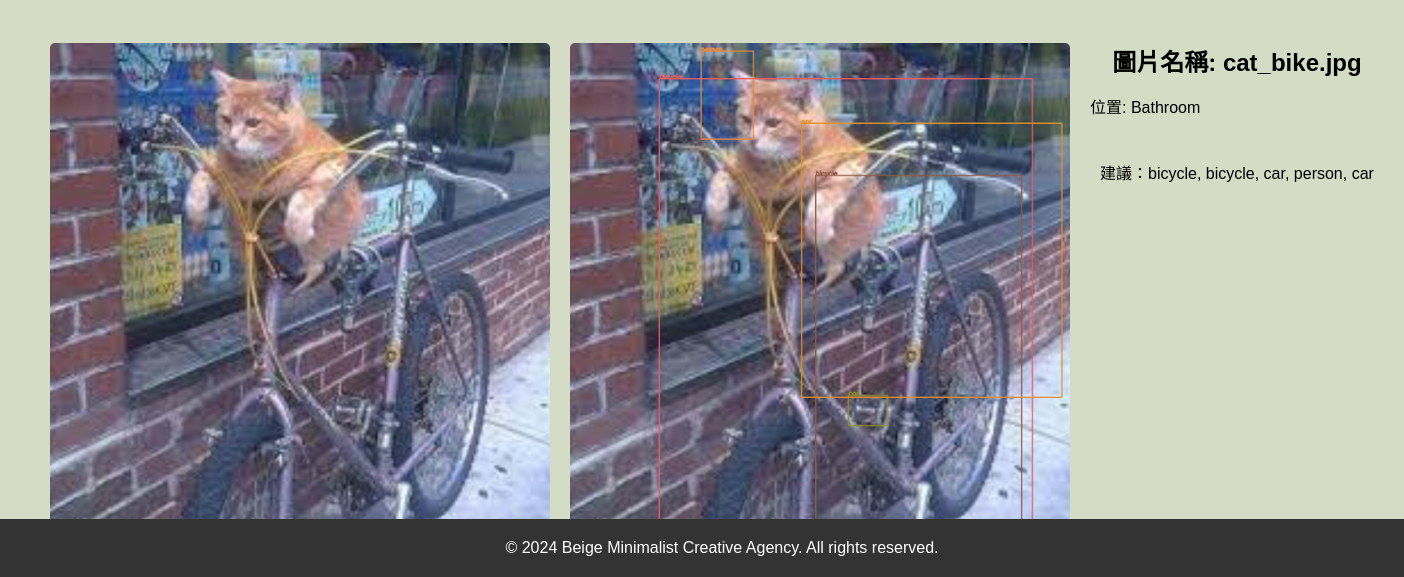
/crud/result/adam?page=2 (lower part), run on an earlier commit of the app's database.
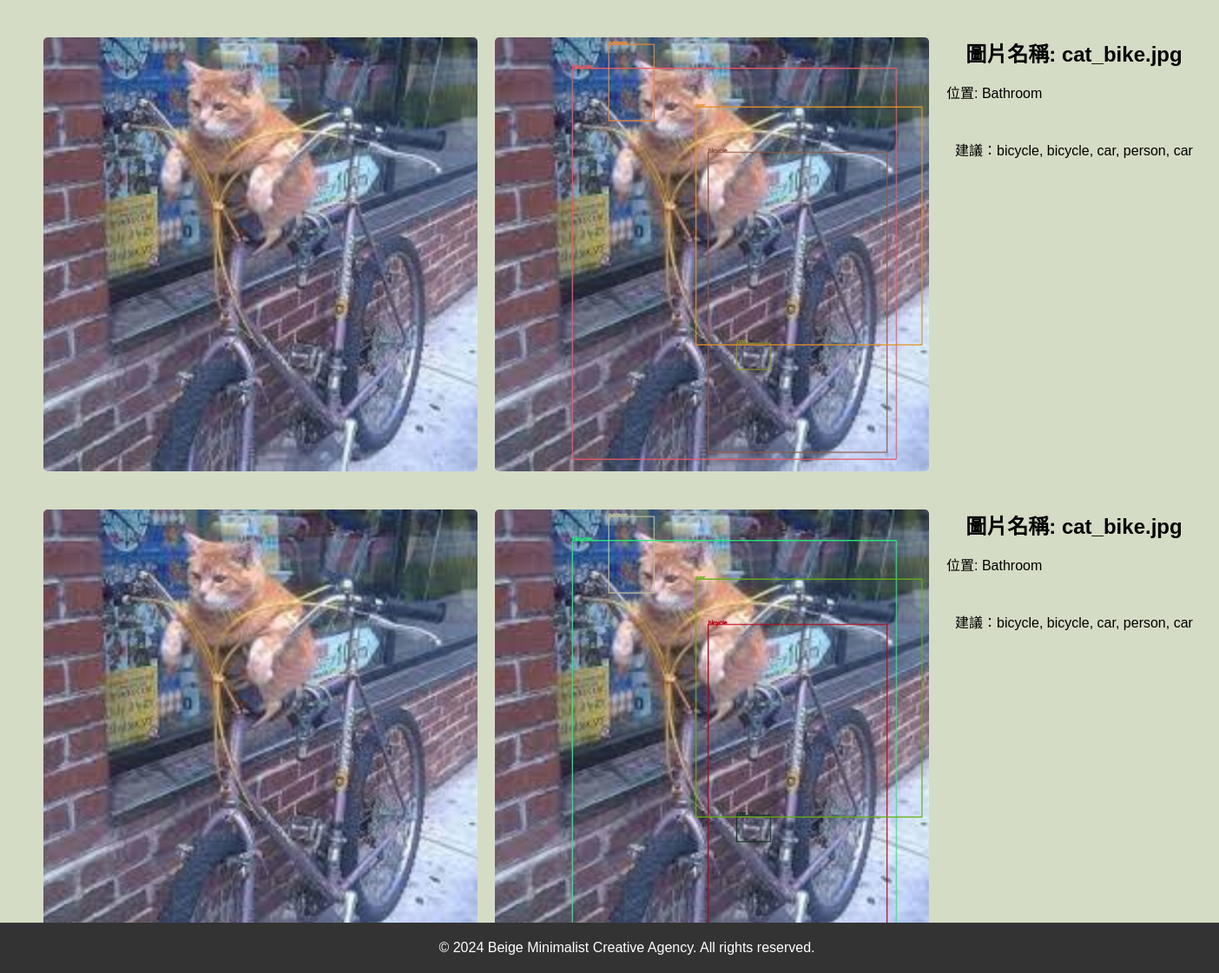
And on a later commit of the database.
### apps/crud/models.py (models this page shows, shortened)
class AnalysisResult(db.Model):
    __tablename__ = 'analysis_result'
    id = db.Column(db.Integer, primary_key=True)
    user_id = db.Column(db.Integer, db.ForeignKey('users.id', name='fk_user_id'), nullable=False)  # 與使用者關聯
    username = db.Column(db.String(255), nullable=False)  # 儲存使用者名稱
    original_image_path = db.Column(db.String(255), nullable=False)
    marked_image_path = db.Column(db.String(255), nullable=False)
    suggestions = db.Column(db.Text, nullable=False)
    location = db.Column(db.String(255), nullable=False, default='default_value')
    user = db.relationship('User', backref=db.backref('results', lazy=True))
    tags = db.relationship('ImageTag', backref='analysis_result', lazy=True)

### apps/crud/views.py (the view)
@crud.route("/result/<username>")
def results(username):
    user = User.query.filter_by(username=username).first_or_404()
    page = request.args.get('page', 1, type=int)
    results = AnalysisResult.query.filter_by(user_id=user.id).paginate(page=page, per_page=5)
    for result in results.items:
        result.original_filename = os.path.basename(result.original_image_path)
        result.marked_filename = os.path.basename(result.marked_image_path)
    return render_template("crud/results.html", results=results, user=user)

### apps/crud/templates/crud/results.html (shortened to what this page needs)
{% extends "crud/base.html" %}
{% block content %}
{% if results.items %}
    <ul>
    {% for result in results.items %}
        <div class="result-item">
            <div class="original-image">
                <img src="{{ url_for('crud.static', filename=result.original_image_path) }}" alt="原始圖片">
            </div>
            <div class="marked-image">
                <img src="{{ url_for('crud.static', filename=result.marked_image_path) }}" alt="標記後的圖片">
            </div>
            <div class="result-details">
                <h2>圖片名稱: {{ result.original_filename }}</h2>
                <p>位置: {{ result.location }}</p>
                <p class='suggestions'>建議：{{ result.suggestions }}</p>
            </div>
        </div>
    {% endfor %}
    </ul>
{% else %}
    <p>尚未有任何結果。</p>
{% endif %}
{% endblock %}

### apps/crud/templates/crud/base.html (shortened to what this page needs)
<!DOCTYPE html>
<html lang="zh-TW">
<head>
    <link rel="stylesheet" href="{{ url_for('crud.static', filename='style.css') }}">
</head>
<body>
    {% block content %}{% endblock %}
    <footer>
        &copy; 2024 Beige Minimalist Creative Agency. All rights reserved.
    </footer>
</body>
</html>

### apps/crud/static/style.css (style rules this page uses)
body { font-family: Arial, sans-serif; background-color: #D5DCC5; margin: 0; padding: 0; }
body h2 { text-align: center; margin: 0 auto; }
footer { background-color: #333; color: white; text-align: center; padding: 20px; position: fixed; bottom: 0; width: 100%; }

### apps/crud/templates/crud/results.html (style rules this page uses)
.original-image img, .marked-image img { width: 500px; height: auto; object-fit: cover; border-radius: 5px; }
.result-item { display: flex; flex-direction: row; align-items: flex-start; margin-bottom: 20px; width: 50%; }
.original-image, .marked-image { flex: 1; padding: 10px; }
.result-details { flex-grow: 1; flex-shrink: 0; padding: 10px; display: flex; flex-direction: column; min-width: 200px; max-width: 300px; overflow: hidden; text-overflow: ellipsis; white-space: nowrap; }
.suggestions { flex-grow: 1; padding: 10px; min-width: 200px; max-width: 300px; white-space: normal; overflow: visible; word-wrap: break-word; text-align: left; }

What changed in the data, as far as the page shows it:
added AnalysisResult: original_image_path (picture), marked_image_path (picture), original_filename "cat_bike.jpg", location "Bathroom", suggestions "bicycle, bicycle, car, person, car"
